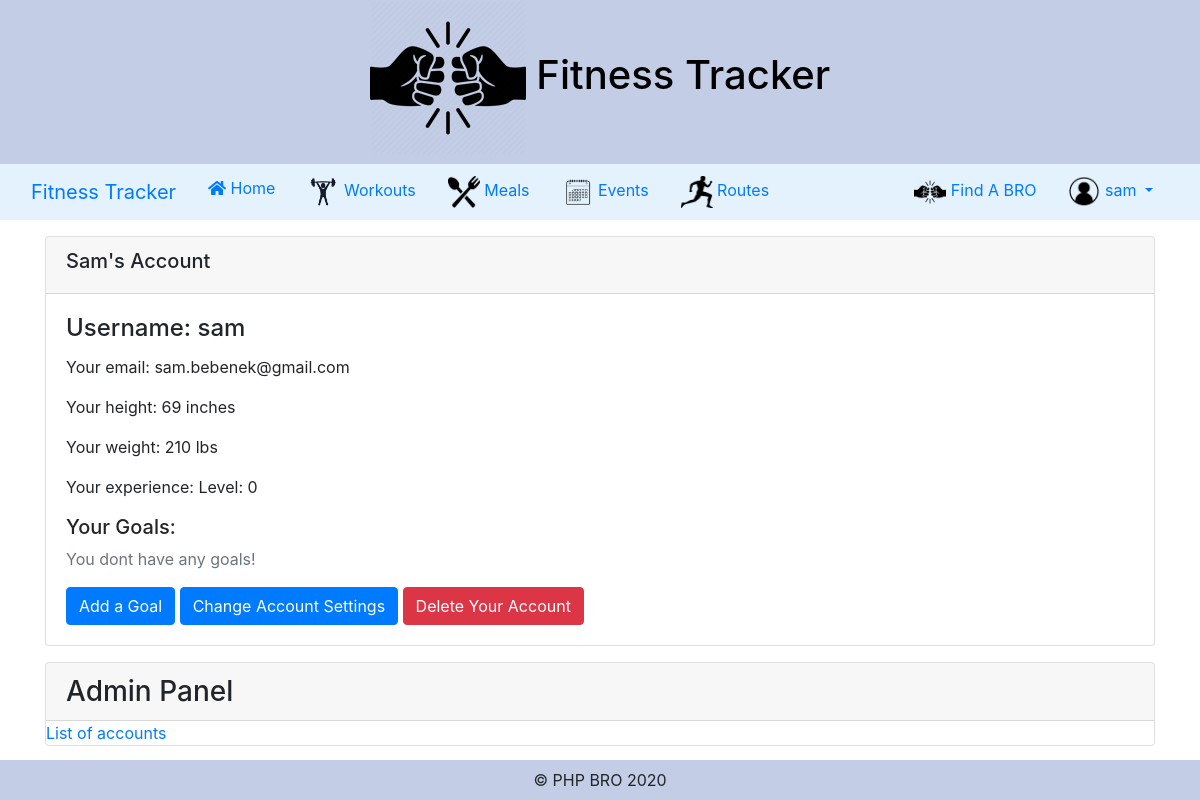
Page /views/StatusAccount/Details.php (signed in) on the committed database.
### tables this page shows
CREATE TABLE `accounts` (
  `id` int(11) NOT NULL,
  `username` varchar(255) NOT NULL,
  `password` varchar(255) NOT NULL,
  `email` varchar(255) NOT NULL,
  `city` varchar(255) NOT NULL,
  `is_findable` tinyint(1) NOT NULL,
  `experience` int(11) NOT NULL DEFAULT '0',
  `first_name` varchar(255) NOT NULL,
  `last_name` varchar(255) NOT NULL,
  `current_weight` int(11) DEFAULT NULL,
  `current_height` int(11) DEFAULT NULL,
  `is_admin` tinyint(1) NOT NULL DEFAULT '0'
);

### includes/Database.php (called while the page is built, shortened)
<?php
class Database {
    private static $username = 'root';
    private static $password = 'root';
    private static $dsn = 'mysql:host=localhost;dbname=phpbro';
    private static $dbcon;
    public static function GetDb() {
        try {
            if (!isset(self::$dbcon)) {
                self::$dbcon = new \PDO(self::$dsn, self::$username, self::$password);
            }
        }
        catch (\PDOException $e) {
            $msg = $e->getMessage();
            exit();
        }
        return self::$dbcon;
    }
}
?>

### controllers/StatusAccountController.php (called while the page is built, shortened)
<?php
class StatusAccountController{
    private $dbcon;
    public function __construct($dbcon)
    {
        $this->dbcon = $dbcon;
    }
    public function getAccount($id)
    {
        $sql = "SELECT * FROM accounts WHERE id = :id";
        $pdostm = $this->dbcon->prepare($sql);
        $pdostm->bindParam(':id', $id);
        $pdostm->execute();
        $accounts =  $pdostm->fetchAll(\PDO::FETCH_OBJ);
        return $accounts;
    }
}
?>

### models/Goal.php (called while the page is built, shortened)
<?php
class Goal implements Feature
{
    public function GetByAccountId($dbcon, $id)
    {
        $sql = "SELECT * FROM goals WHERE account_id = :id";
        $pdostm = $dbcon->prepare($sql);
        $pdostm->bindParam(':id', $id);
        $pdostm->execute();
        return $pdostm->fetchAll(\PDO::FETCH_OBJ);
    }
}?>

### views/StatusAccount/Details.php (the view, shortened to what this page needs)
<?php
require_once '../../models/StatusAccount.php';
require_once  '../../includes/Database.php';
require_once '../../controllers/StatusAccountController.php';
require_once '../../models/Goal.php';
require_once "../Master/header.php";
if(isset($_SESSION['id'])){
    $account_controller = new StatusAccountController(Database::GetDb());
    $currUser = $account_controller->getAccount($_SESSION['id'])[0];
    $goals = new Goal();
    $goals = $goals->GetByAccountId(Database::GetDb(),$_SESSION['id']);
    ?><div class="container mt-3">
        <div class="card">
            <div class="card-header"><h5><?echo $currUser->first_name;?>'s Account</h5></div>
            <div class="card-body">
                <h4 class="card-title">Username: <?echo $currUser->username;?></h4>
                <p>Your email: <?echo $currUser->email;?></p>
                <p>Your height: <?echo $currUser->current_height;?> inches</p>
                <p>Your weight: <?echo $currUser->current_weight;?> lbs</p>
                <p>Your experience: Level: <?echo $currUser->experience;?></p>
                <h5>Your Goals: </h5>
                <?php
                    if(count($goals)==0){
                        echo '<div><p class="text-muted">You dont have any goals!</p></div>';
                    }
                    echo '<a class ="btn btn-primary" href="../Goal/Add.php">Add a Goal</a>';
                ?>
                <a class ="btn btn-primary"href="Update.php">Change Account Settings</a>
                <a class ="btn btn-danger"href="Delete.php">Delete Your Account</a>
            </div>
        </div>
        <div>
            <?
            if($currUser->is_admin==1){
                echo '<div class="card mt-3">';
                echo '<h3 class="card-header">Admin Panel</h3>';
                echo '<a class="card-link" href="List.php">List of accounts</a>';
                echo '</div>';
            }
                ?>
        </div>
    </div><?php
}else{
    echo '<div class="container mt-5">';
    echo "<h3>You are not logged in!</h3><br>";
    echo "<a class='btn btn-primary 'href='../../index.php'>Login here</a>";
    echo '</div>';
}
?>
<?php
require_once "../Master/footer.php";?>

### rows in the picture
accounts: first_name "Sam", username "sam", email "sam.bebenek@gmail.com", current_height "69", current_weight "210", experience "0"

### other values in the picture
$_SESSION["username"] "sam"
